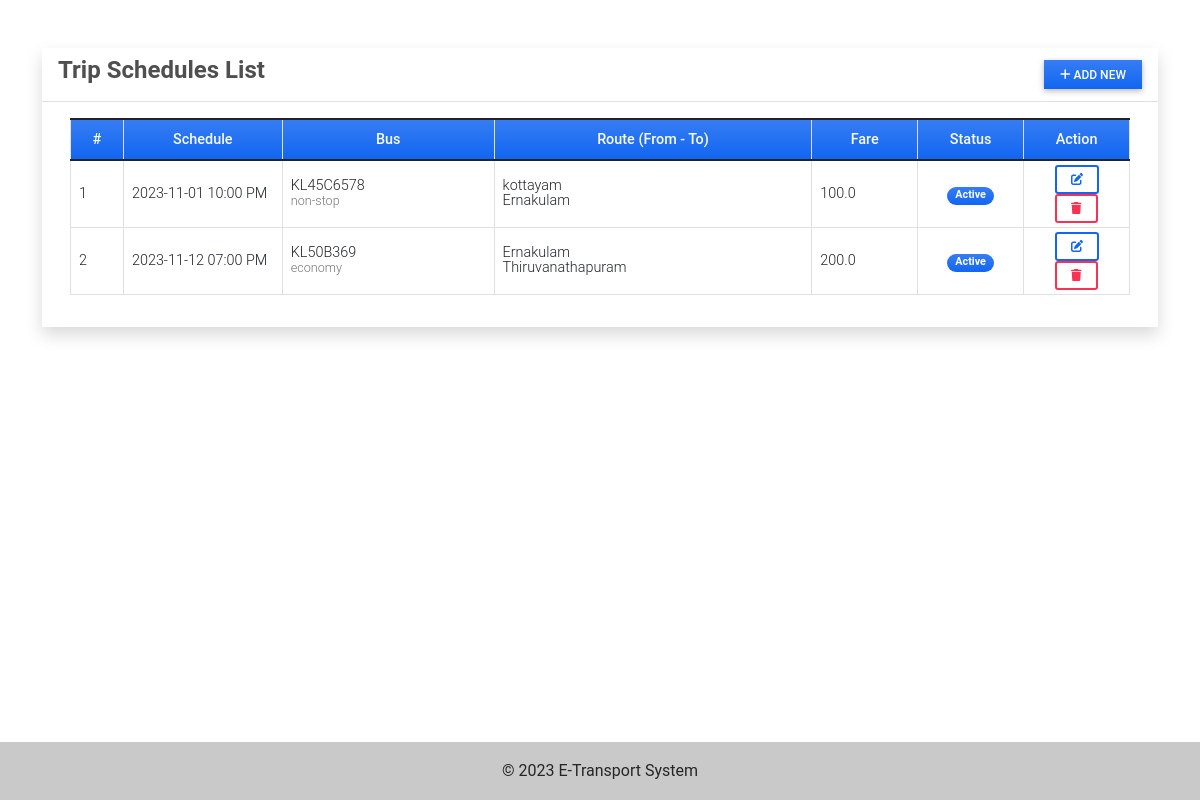
Screenshot of /schedule (signed in) with the database file from the repository.
### MainApp/models.py (models this page shows, shortened)
class Schedule(models.Model):
    code = models.CharField(max_length=100)
    bus = models.ForeignKey(Bus,on_delete=models.CASCADE)
    depart = models.ForeignKey(Location,on_delete=models.CASCADE, related_name='depart_location')
    destination = models.ForeignKey(Location,on_delete=models.CASCADE, related_name='destination')
    schedule= models.DateTimeField()
    fare= models.FloatField()
    status = models.CharField(max_length=2, choices=(('1','Active'),('2','Cancelled')), default=1)
    date_created = models.DateTimeField(default=timezone.now)
    date_updated = models.DateTimeField(auto_now=True)

class Bus(models.Model):
    category = models.ForeignKey(Category,on_delete=models.CASCADE, blank= True, null = True)
    bus_number = models.CharField(max_length=250)
    seats = models.FloatField(max_length=5, default=0)
    status = models.CharField(max_length=2, choices=(('1','Active'),('2','Inactive')), default=1)
    date_created = models.DateTimeField(default=timezone.now)
    date_updated = models.DateTimeField(auto_now=True)

class Category(models.Model):
    name = models.CharField(max_length=250)
    description = models.TextField()
    status = models.CharField(max_length=2, choices=(('1', 'Active'), ('2', 'Inactive')), default=1)
    date_created = models.DateTimeField(default=timezone.now)
    date_updated = models.DateTimeField(auto_now=True)
    def __str__(self):
        return self.name

class Location(models.Model):
    location = models.CharField(max_length=250)
    status = models.CharField(max_length=2, choices=(('1','Active'),('2','Inactive')), default=1)
    date_created = models.DateTimeField(default=timezone.now)
    date_updated = models.DateTimeField(auto_now=True)
    def __str__(self):
        return self.location

### MainApp/views.py (the view)
# urls.py: path('schedule',views.schedule_mgt,name='schedule-page'),
@login_required
def schedule_mgt(request):
    context['page_title'] = "Trip Schedules"
    schedules = Schedule.objects.all()
    context['schedules'] = schedules
    return render(request, 'schedule_mgt.html', context)

### MainApp/templates/schedule_mgt.html (shortened to what this page needs)
{% extends 'base.html' %} {% load humanize %} {% block pageContent %}
<div class="col-lg-12 col-md-12 col-sm-12 col-xs-12">
    <div class="card card-default rounded-0 shadow ">
        <div class="card-header">
            <div class="d-flex w-100 align-items-center justify-content-between">
                <h4 class="card-title fw-bold">Trip Schedules List</h4>
                <div class="tools">
                    <button type="button" class="btn btn-primary rounded-0 bg-gradient btn-sm" id='add_new'><i class="fa fa-plus"></i> Add New</button>
                </div>
            </div>
        </div>
        <div class="card-body">
            <div class="container-fluid">
                <table class="table table-bordered" id="schedule-list">
                    <colgroup>
                        <col width="5%">
                        <col width="15%">
                        <col width="20%">
                        <col width="30%">
                        <col width="10%">
                        <col width="10%">
                        <col width="10%">
                    </colgroup>
                    <thead>
                        <tr class="bg-gradient bg-primary bg-opacity-50 text-light">
                            <th class="px-2 py-2 text-center">#</th>
                            <th class="px-2 py-2 text-center">Schedule</th>
                            <th class="px-2 py-2 text-center">Bus</th>
                            <th class="px-2 py-2 text-center">Route (From - To)</th>
                            <th class="px-2 py-2 text-center">Fare</th>
                            <th class="px-2 py-2 text-center">Status</th>
                            <th class="px-2 py-2 text-center">Action</th>
                        </tr>
                    </thead>
                    <tbody>
                        {% for schedule in schedules %}
                        <tr>
                            <td class="px-2 py-1 align-middle">{{ forloop.counter }}</td>
                            <td class="px-2 py-1 align-middle">{{ schedule.schedule|date:"Y-m-d h:i A" }}</td>
                            <td class="px-2 py-1 align-middle">
                                <div class="lh-1">
                                    <div>{{ schedule.bus.bus_number }}</div>
                                    <small class="text-muted">{{ schedule.bus.category }}</small>
                                </div>
                            </td>
                            <td class="px-2 py-1 align-middle">
                                <div class="lh-1">
                                    <div>{{ schedule.depart }}</div>
                                    <div>{{ schedule.destination }}</div>
                                </div>
                            </td>
                            <td class="px-2 py-1 align-middle">{{ schedule.fare|intcomma }}</td>
                            <td class="px-1 py-1 align-middle text-center">
                                {% if schedule.status == '1' %}
                                <span class="badge bg-primary bg-gradient rounded-pill px-2">Active</span> {% else %}
                                <span class="badge bg-danger bg-gradient rounded-pill px-2">Cancelled</span> {% endif %}
                            </td>
                            <td class="px-2 py-1 align-middle text-center">
                                <a class="btn btn-outline-primary btn-sm edit-data" href="javascript:void(0)" data-id="{{ schedule.pk }}" title="Edit">
                                    <i class="fa fa-edit"></i>
                                </a>
                                <button class="btn btn-outline-danger btn-sm delete-data" type="button" data-id="{{ schedule.pk }}" title="Delete">
                                    <i class="fa fa-trash"></i>
                                </button>
                            </td>
                        </tr>
                        {% endfor %}
                    </tbody>
                </table>
            </div>
        </div>
    </div>
</div>
{% endblock pageContent %}

### static/MainApp/default/css/style.css (style rules this page uses)
html, body { height: 100%; width: 100%; max-height: 100%; overflow: auto; display: flex; flex-direction: column; }

### rows the page displays
Schedule: schedule "2023-11-01 10:00 PM", bus.bus_number "KL45C6578", bus.category "non-stop", depart "kottayam", destination "Ernakulam", fare "100.0", status "Active"
Schedule: schedule "2023-11-12 07:00 PM", bus.bus_number "KL50B369", bus.category "economy", depart "Ernakulam", destination "Thiruvanathapuram", fare "200.0", status "Active"
